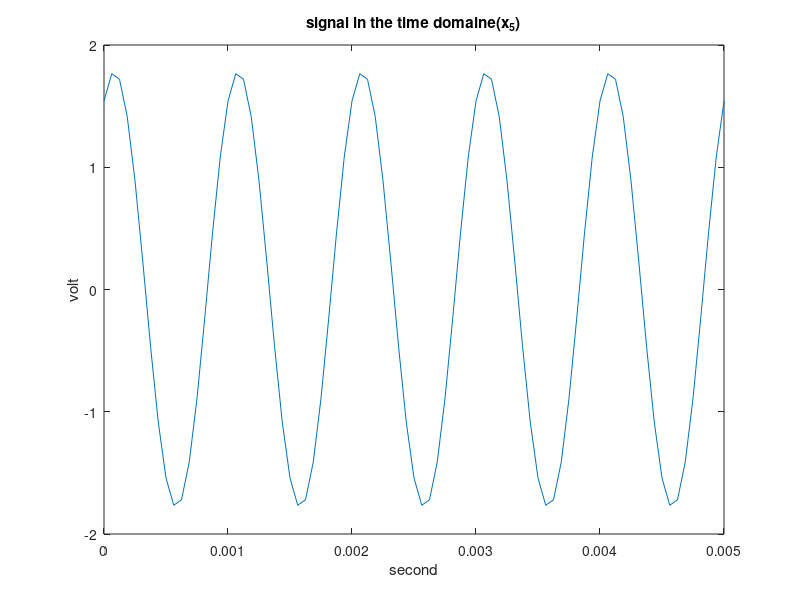

This figure's MATLAB source:
function [x, t] = FunctionD()
  F_e = 16000;
  f_0 = 1000;
  T_0 = 1/f_0;
  T_e = 1/F_e;
  phi = pi/3;
  p_dBm = 32;
  p_Watts = 1e-3 * 10^(p_dBm/10);
  B = sqrt(2*p_Watts);
  t = 0:T_e:5*T_0;
  x = B*sin(2*pi*f_0*t + phi);
  figure;
  plot(t, x);
  title("signal in the time domaine(x_5)");
  xlabel("second");
  ylabel("volt");
end